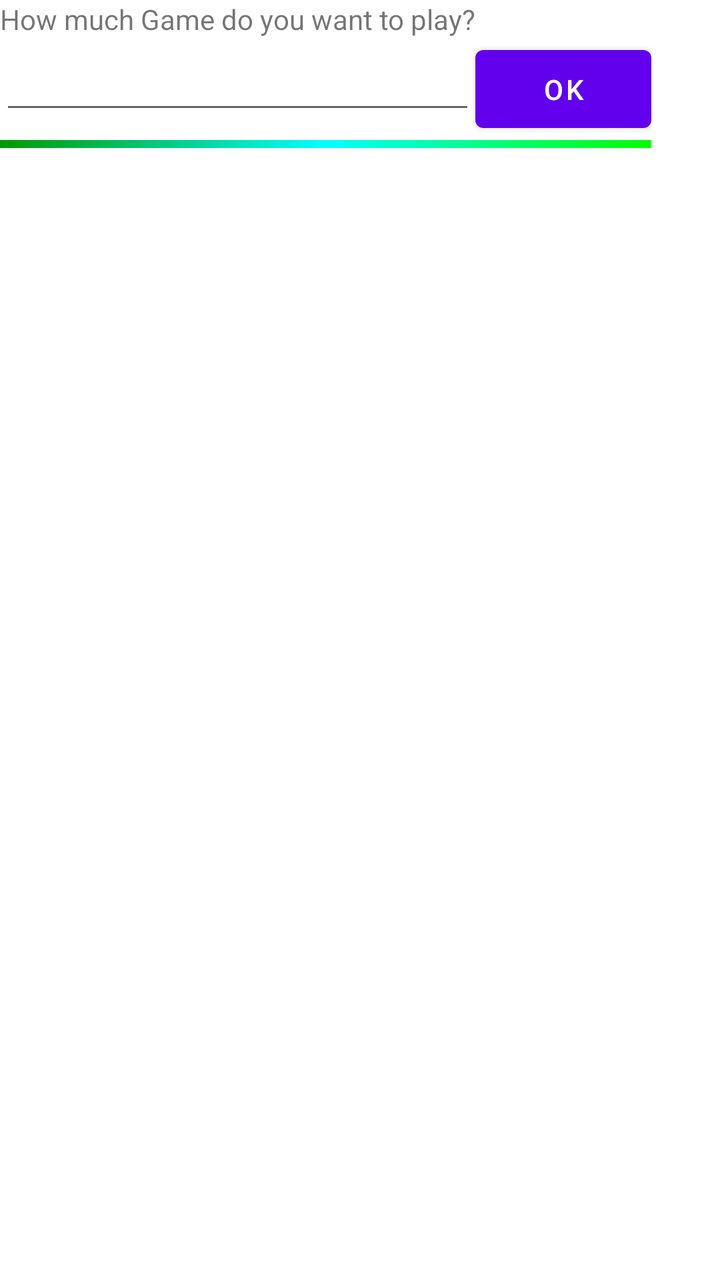
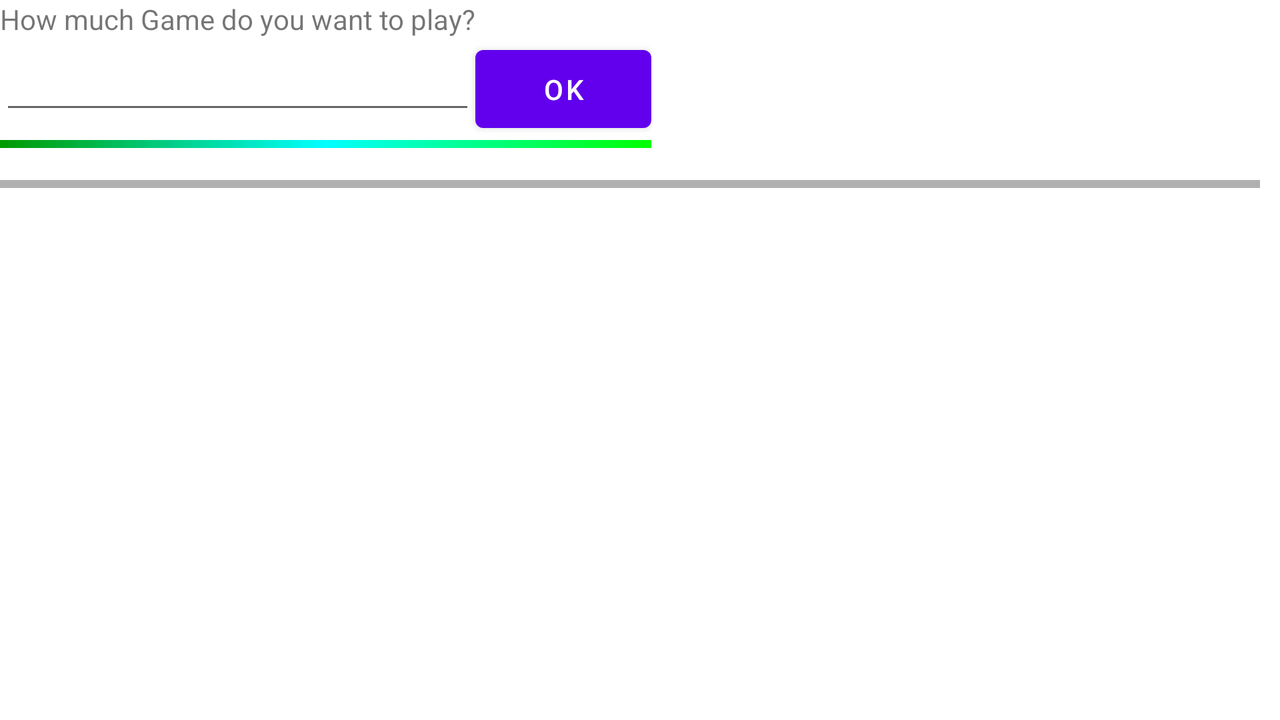

An Android layout and its configuration variant, each rendered on a device that would load it. The default file and the variant file are quoted in full after the pictures.
<!-- AndroidManifest.xml: fallback theme Theme.MaterialComponents.DayNight.NoActionBar -->
<!-- res/layout/oneplayergame.xml -->
<?xml version="1.0" encoding="utf-8"?>
<ScrollView
    xmlns:android="http://schemas.android.com/apk/res/android" 
              android:layout_width="fill_parent" 
              android:layout_height="fill_parent"
              
              style="?backgroundTheme"
              >
<LinearLayout 
        android:layout_width="fill_parent" 
        android:layout_height="wrap_content"
         
        android:orientation="vertical">
	<HorizontalScrollView 
		android:id="@+id/horizontal_scroll_view1"
		android:layout_width="fill_parent" 
		android:layout_height="fill_parent"
		android:scrollbars="horizontal">
	     <TableLayout
	        android:id="@+id/tl01"
	 		android:layout_height="wrap_content"
	 		android:layout_width="wrap_content"
	    	>
			<TableRow
				android:id="@+id/OneplrGame_first_panelTXT"
	           	android:layout_width="wrap_content"
				android:layout_height="wrap_content">
					<TextView
						android:id="@+id/TxtHmg"
						android:layout_height="wrap_content"
						android:layout_width="fill_parent"
						style="?textBody"
						android:text="@string/hmg"
	          		/>
			</TableRow>
			<TableRow
	           	android:id="@+id/OneplrGame_first_panel"
	           	android:layout_width="wrap_content"
				android:layout_height="wrap_content"
			>
	        	<EditText 
					android:id="@+id/Ethmg"
					android:layout_width="wrap_content"
					android:layout_height="wrap_content"
					android:inputType="number"
					android:maxLength="2" />

		        <Button
		            android:id="@+id/hmgbtnOk"
		            android:layout_width="wrap_content"
		            android:layout_height="wrap_content"
		            android:padding="10dp"
		            style="?buttonText"
		            android:onClick="click_ok"
		            android:text="@android:string/ok" />

			</TableRow>
			<TableRow
	    	android:id="@+id/OneplrGame_panel"
	    	android:layout_height="wrap_content"
  				android:layout_width="wrap_content"
  				android:visibility="gone">
		        <TableLayout
			 		android:layout_height="wrap_content"
			 		android:layout_width="wrap_content"
			 		android:stretchColumns="*"
			 		android:shrinkColumns="*"
	    		>
	    		<TableRow >
			        <Button
			            android:id="@+id/btn_save"
			            android:text="@string/btn_save"
			            android:layout_width="wrap_content"
						android:layout_height="wrap_content"
						style="?buttonText"
						android:onClick="save"
						android:layout_weight="1"					
			        />
			       
			         <Button
			            android:id="@+id/btn_cancel"
			            android:text="@string/cancel" 
			            android:layout_width="wrap_content"
						android:layout_height="wrap_content"
						style="?buttonText"
			            android:onClick="finish"
			            android:layout_weight="1"
			            />
		         </TableRow>
		         <TableRow >
			        <Button
			            android:id="@+id/oneplayergamebtn_add"
			            android:text="@string/add1game" 
			            android:layout_width="wrap_content"
						android:layout_height="wrap_content"
						style="?buttonText"
						android:onClick="add"
						android:layout_weight="1"
			            />
			         <Button
			            android:id="@+id/btn_reset"
			            android:text="@string/ResetAll" 
			            android:layout_width="wrap_content"
						android:layout_height="wrap_content"
						style="?buttonText"
			            android:onClick="reset_all"
			            android:layout_weight="1"
			            />
			        </TableRow>
				  </TableLayout>      
			</TableRow>
			
	        <TableRow
	            android:id="@+id/OneplrGame_max"
	    		android:layout_height="wrap_content"
				android:layout_width="wrap_content"
				android:visibility="gone">            
			</TableRow>
	       <View 
	           	android:layout_width="match_parent"
                android:layout_height="4dp" 
                android:background="@drawable/divider"/>
	</TableLayout>
</HorizontalScrollView>  
    <ScrollView android:id="@+id/vertical_scroll_view"
              android:layout_width="fill_parent" 
              android:layout_height="wrap_content"
              android:scrollbars="vertical">
       <HorizontalScrollView 
           		android:id="@+id/horizontal_scroll_view"
            	android:layout_width="fill_parent" 
            	android:layout_height="wrap_content"
            	android:scrollbars="horizontal"
            	android:fillViewport="true">
       		<LinearLayout
		        android:layout_width="wrap_content"
		        android:layout_height="match_parent"
		         >
				        
			    <TableLayout android:id="@+id/main_table_layout"
	                    android:layout_width="wrap_content"
	    				android:layout_height="wrap_content" 
	    				android:layout_margin="10dp"
	    				/>
			</LinearLayout>
		</HorizontalScrollView>
	</ScrollView>
</LinearLayout>
</ScrollView>
<!-- resources referenced by this layout -->
<resources>
  <!-- drawable divider (drawable-nodpi) -->
  <?xml version="1.0" encoding="UTF-8"?>
  <shape
    xmlns:android="http://schemas.android.com/apk/res/android">
      <gradient 
          android:startColor="#00FF00"
          android:centerColor="#00FFFF" 
          android:endColor="#009900" 
          android:angle="180.0" />
  </shape>
  <string name="ResetAll">Reset all.</string>
  <string name="add1game">Add 1 game</string>
  <string name="btn_save">Save</string>
  <string name="cancel">Cancel</string>
  <string name="hmg">How much Game do you want to play?</string>
</resources>
<!-- res/layout-land/oneplayergame.xml (the repository's variant of the layout above) -->
<!-- drawn on the phone turned sideways -->
<?xml version="1.0" encoding="utf-8"?>
<LinearLayout 
    	xmlns:android="http://schemas.android.com/apk/res/android"
        android:layout_width="fill_parent" 
        android:layout_height="match_parent"
        style="?backgroundTheme" 
        android:orientation="vertical">
	<HorizontalScrollView 
		android:id="@+id/horizontal_scroll_view1"
		android:layout_width="fill_parent" 
		android:layout_height="wrap_content"
		android:scrollbars="horizontal">
	     <TableLayout
	        android:id="@+id/tl01"
	 		android:layout_height="wrap_content"
	 		android:layout_width="wrap_content"
	    	>
			<TableRow
				android:id="@+id/OneplrGame_first_panelTXT"
	           	android:layout_width="wrap_content"
				android:layout_height="wrap_content">
					<TextView
						android:id="@+id/TxtHmg"
						android:layout_height="wrap_content"
						android:layout_width="fill_parent"
						style="?textBody"
						android:text="@string/hmg"
	          		/>
			</TableRow>
			<TableRow
	           	android:id="@+id/OneplrGame_first_panel"
	           	android:layout_width="wrap_content"
				android:layout_height="wrap_content"
			>
	        	<EditText 
					android:id="@+id/Ethmg"
					android:layout_width="wrap_content"
					android:layout_height="wrap_content"
					android:inputType="number"
					android:maxLength="2" />

		        <Button
		            android:id="@+id/hmgbtnOk"
		            android:layout_width="wrap_content"
		            android:layout_height="wrap_content"
		            android:padding="10dp"
		            style="?buttonText"
		            android:onClick="click_ok"
		            android:text="@android:string/ok" />

			</TableRow>
			<TableRow
	    	android:id="@+id/OneplrGame_panel"
	    	android:layout_height="wrap_content"
  				android:layout_width="wrap_content"
  				android:visibility="gone">
		        <TableLayout
			 		android:layout_height="wrap_content"
			 		android:layout_width="wrap_content"
			 		android:stretchColumns="*"
			 		android:shrinkColumns="*"
	    		>
	    		<TableRow >
			        <Button
			            android:id="@+id/btn_save"
			            android:text="@string/btn_save"
			            android:layout_width="wrap_content"
						android:layout_height="wrap_content"
						style="?buttonText"
						android:onClick="save"
						android:layout_weight="1"					
			        />
			       
			         <Button
			            android:id="@+id/btn_cancel"
			            android:text="@string/cancel" 
			            android:layout_width="wrap_content"
						android:layout_height="wrap_content"
						style="?buttonText"
			            android:onClick="finish"
			            android:layout_weight="1"
			            />
		         </TableRow>
		         <TableRow >
			        <Button
			            android:id="@+id/oneplayergamebtn_add"
			            android:text="@string/add1game" 
			            android:layout_width="wrap_content"
						android:layout_height="wrap_content"
						style="?buttonText"
						android:onClick="add"
						android:layout_weight="1"
			            />
			         <Button
			            android:id="@+id/btn_reset"
			            android:text="@string/ResetAll" 
			            android:layout_width="wrap_content"
						android:layout_height="wrap_content"
						style="?buttonText"
			            android:onClick="reset_all"
			            android:layout_weight="1"
			            />
			        </TableRow>
				  </TableLayout>      
			</TableRow>
			
	        <TableRow
	            android:id="@+id/OneplrGame_max"
	    		android:layout_height="wrap_content"
				android:layout_width="wrap_content"
				android:visibility="gone">            
			</TableRow>
	       <View 
	           	android:layout_width="match_parent"
                android:layout_height="4dp" 
                android:background="@drawable/divider"/>
	</TableLayout>
</HorizontalScrollView>  
    <ScrollView android:id="@+id/vertical_scroll_view"
              android:layout_width="fill_parent" 
              android:layout_height="wrap_content"
              android:scrollbars="vertical">
       <HorizontalScrollView 
           		android:id="@+id/horizontal_scroll_view"
            	android:layout_width="fill_parent" 
            	android:layout_height="wrap_content"
            	android:scrollbars="horizontal"
            	android:fillViewport="true">
       	
				        
			    <TableLayout android:id="@+id/main_table_layout"
	                    android:layout_width="wrap_content"
	    				android:layout_height="wrap_content" 
	    				android:shrinkColumns="12"
	    				android:layout_margin="10dp"
	    				/>
			
		</HorizontalScrollView>
	</ScrollView>
</LinearLayout>
